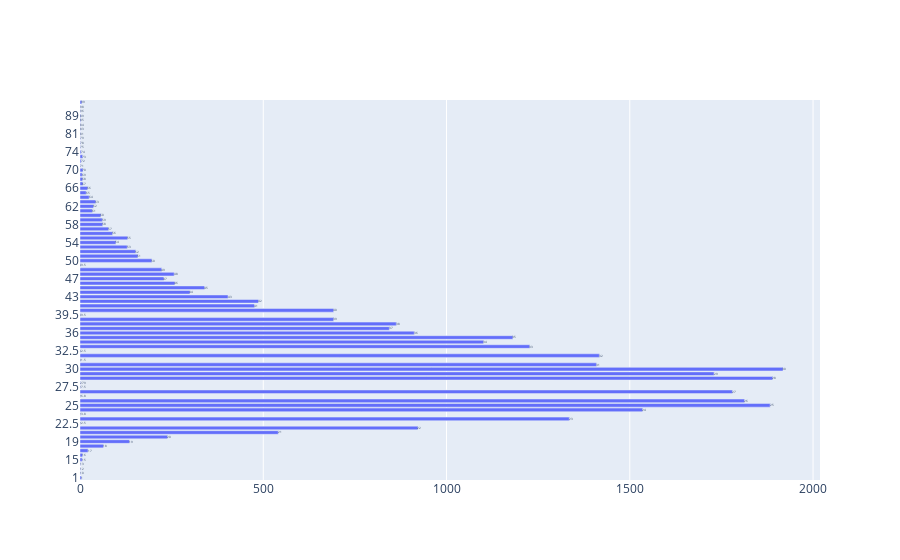

Notebook cell for this chart:
### Code cell
plot_distribution(df, 'Age', 2020, 'index').show()

### Figure 1 — Plotly figure (JSON) as saved in the notebook; plotly's stock layout.template omitted (floating-point values rounded to 4 significant figures)
{"data": [{"orientation": "h", "text": ["1", "10", "12", "13", "15", "16", "17", "18", "19", "20", "21", "22", "22.5", "23", "23.8", "24", "25", "26", "26.8", "27", "27.5", "279", "28", "29", "30", "31", "31.5", "32", "32.5", "33", "34", "35", "36", "37", "38", "39", "39.5", "40", "41", "42", "43", "44", "45", "46", "47", "48", "49", "49.5", "50", "51", "52", "53", "54", "55", "56", "57", "58", "59", "60", "61", "62", "63", "64", "65", "66", "67", "68", "69", "70", "71", "72", "73", "74", "75", "78", "79", "81", "83", "84", "85", "89", "96", "98", "99"], "type": "bar", "x": [4, 1, 1, 1, 6, 7, 22, 64, 135, 239, 541, 922, 1, 1335, 1, 1535, 1883, 1813, 1, 1780, 1, 1, 1890, 1730, 1918, 1409, 1, 1417, 1, 1227, 1101, 1181, 912, 844, 863, 692, 1, 692, 476, 487, 404, 300, 340, 259, 229, 257, 223, 1, 196, 158, 152, 129, 98, 130, 89, 78, 62, 61, 57, 34, 37, 43, 25, 17, 21, 8, 7, 6, 8, 1, 3, 7, 3, 1, 1, 1, 1, 1, 1, 2, 2, 1, 1, 5], "y": ["1", "10", "12", "13", "15", "16", "17", "18", "19", "20", "21", "22", "22.5", "23", "23.8", "24", "25", "26", "26.8", "27", "27.5", "279", "28", "29", "30", "31", "31.5", "32", "32.5", "33", "34", "35", "36", "37", "38", "39", "39.5", "40", "41", "42", "43", "44", "45", "46", "47", "48", "49", "49.5", "50", "51", "52", "53", "54", "55", "56", "57", "58", "59", "60", "61", "62", "63", "64", "65", "66", "67", "68", "69", "70", "71", "72", "73", "74", "75", "78", "79", "81", "83", "84", "85", "89", "96", "98", "99"]}], "layout": {}}
